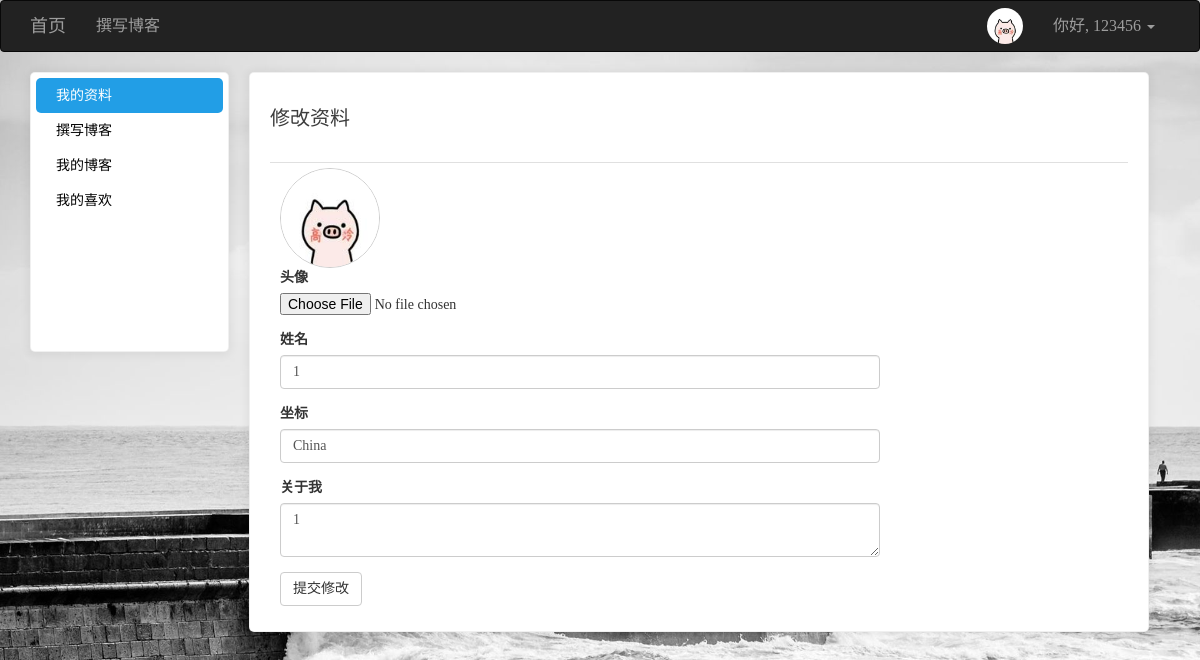
/user/change_icon/ (signed in), run on the app's committed database.
### app/models/users.py (models this page shows, shortened)
class User(UserMixin, db.Model):
    __tablename__ = 'users'
    id = db.Column(db.Integer, primary_key=True)
    username = db.Column(db.String(64), unique=True)
    password_hash = db.Column(db.String(128))
    email = db.Column(db.String(128), unique=True)
    confirmed = db.Column(db.Boolean, default=False)
    icon = db.Column(db.String(64), default='default.jpg')
    name = db.Column(db.String(64))
    location = db.Column(db.String(64))
    about_me = db.Column(db.Text())
    member_since = db.Column(db.DateTime(), default=datetime.utcnow)
    last_seen = db.Column(db.DateTime(), default=datetime.utcnow)
    posts = db.relationship('Posts', backref='user', lazy='dynamic', cascade='all, delete-orphan')
    favorites = db.relationship('Posts', secondary="collections", backref=db.backref('users', lazy='dynamic'), lazy='dynamic')
    comments = db.relationship('Comment', backref='user', lazy='dynamic', cascade='all, delete-orphan')
    @property
    def password(self):
        raise AttributeError('密码不可读')
    def ping(self):
        self.last_seen = datetime.utcnow()
        db.session.add(self)
        db.session.commit()

### app/views/user.py (the view, shortened to what this page needs)
@user.route('/change_icon/', methods=['POST', 'GET'])
@login_required
def change_icon():
    form = UploadedForm()
    img_url = photos.url(current_user.icon) # 获取上传图片的地址 用于显示
    form.name.data = current_user.name
    form.location.data = current_user.location
    form.about_me.data = current_user.about_me
    return render_template('user/change_icon.html', form=form, img_url=img_url, user=current_user)

### app/forms/user.py
class UploadedForm(FlaskForm):
    icon = FileField('头像', validators=[FileRequired('请选择头像'), FileAllowed(photos, FileAllowed(photos, message='只能上传图片'))])
    name = StringField('姓名', validators=[Length(0, 64)])
    location = StringField('坐标', validators=[Length(0, 64)])
    about_me = TextAreaField('关于我')
    submit = SubmitField('提交修改')

### app/models/users.py (called while the page is built)
@loginmanager.user_loader
def user_loader(uid):
    return User.query.get(int(uid))

### app/views/user.py (called while the page is built)
@user.before_app_request
def before_request():
    if current_user.is_authenticated:
        current_user.ping()

### app/templates/user/change_icon.html (shortened to what this page needs)
{% extends 'commons/base.html' %}
{% block styles %}
    {{ super() }}
{% endblock %}
{% block page_content %}
    <div class="left_cont" style="background: white" >
        <ul>
            <li class="side1"><a href="{{ url_for('user.index', username=user.username) }}" class="aside">{% if current_user.username == user.username %}我{% else %}Ta{% endif %}的资料</a></li>
            {% if current_user.username == user.username %}
                <li class="side2"><a href="{{ url_for('posts.index') }}" class="aside">撰写博客</a></li>
            {% endif %}
            <li class="side3"><a href="{{ url_for('user.my_blog', username=user.username) }}">{% if current_user.username == user.username %}我{% else %}Ta{% endif %}的博客</a></li>
            <li class="side4"><a href="{{ url_for('user.my_fav', username=user.username) }}">我的喜欢</a></li>
        </ul>
    </div>
    <div class="right_cont" style="height: 560px; background: white; border: 1px solid rgba(0, 0, 0, .06); padding: 0 20px; box-shadow: 0 1px 10px 2px rgba(0, 0, 0, .06); border-radius: 5px">
        <h3>修改资料</h3>
        <div class="user_info">
            <div style="width: 600px; margin: 5px 0 0 10px">
                {% if img_url %}
                    <img style="border-radius: 50%;width: 100px;height:100px; border: 1px solid #ccc" src="{{ img_url }}" alt="头像">
                {% endif %}
                {{ wtf.quick_form(form) }}
            </div>
        </div>
    </div>
{% endblock %}

### app/templates/commons/base.html (shortened to what this page needs)
{% extends 'bootstrap/base.html' %}
{% import 'bootstrap/wtf.html' as wtf %}
{% block navbar %}
    <nav class="navbar navbar-inverse" style="-webkit-user-select: none; font-size: 16px;">
        <div class="container">
            <div class="navbar-header">
                <a class="navbar-brand" href="{{ url_for('main.index') }}">首页</a>
            </div>
            <div class="collapse navbar-collapse">
                <ul class="nav navbar-nav">
                    {% if current_user.is_authenticated %}
                        <li><a href="{{ url_for('posts.index') }}">撰写博客</a></li>
                    {% endif %}
                </ul>
                <ul class="nav navbar-nav navbar-right">
                    {% if current_user.is_authenticated %}
                        <li>
                            <a href="{{ url_for('user.index', username=current_user.username) }}">
                                <img style="width: 36px; height: 36px; border-radius: 50%; float: left; margin-top: -8px" src="{{ url_for('static', filename='uploads/' + current_user.icon) }}" alt="...">
                            </a>
                        </li>
                        <li class="dropdown">
                            <a href="#" class="dropdown-toggle" data-toggle="dropdown" role="button" aria-haspopup="true"
                               aria-expanded="false">你好, {{ current_user.username }} <span class="caret"></span></a>
                        </li>
                    {% else %}
                        <li><a href="{{ url_for('user.register') }}">注册</a></li>
                        <li><a href="{{ url_for('user.login') }}">登录</a></li>
                    {% endif %}
                </ul>
            </div>
        </div>
    </nav>
{% endblock %}
{% block content %}
    <div class="container">
        {% block page_content %}
        {% endblock %}
    </div>
{% endblock %}
{% block styles %}
    {{ super() }}
{% endblock %}

### app/templates/commons/base.html (style rules this page uses)
body { font-family: "田氏宋体旧字形"; -webkit-user-select: none; background-image: url(/images/1214885.jpg); -webkit-background-size: cover; -o-background-size: cover; background-size: cover; z-index: -2; }

### app/templates/user/change_icon.html (style rules this page uses)
.left_cont { width: 199px;height:280px;float: left; border: 1px solid rgba(0, 0, 0, .06); padding: 5px; box-shadow: 0 1px 10px 2px rgba(0, 0, 0, .06); border-radius: 5px }
.right_cont { width: 900px;height: 520px;margin: 0 20px;display: inline-block }
h3 { font-size: 20px;color: #3d3d3d;height: 90px;line-height: 90px;border-bottom: 1px solid #e0e0e0;margin: 0; }
.user_info { float:left;margin-right: 16px;width: 900px; }
li, ul { padding: 0;margin: 0;list-style: none; border-radius: 5px }
.side1 a,.side2 a,.side3 a, .side4 a { font-size: 14px; color: black;display: inline-block;height: 35px;line-height: 35px;width: 100%; padding-left: 20px }
.side1 { background-color: #229EE6; }
.side1 a { color: white; }

### data on the page
User: icon (picture), username "123456", name "1", location "China", about_me "1"
